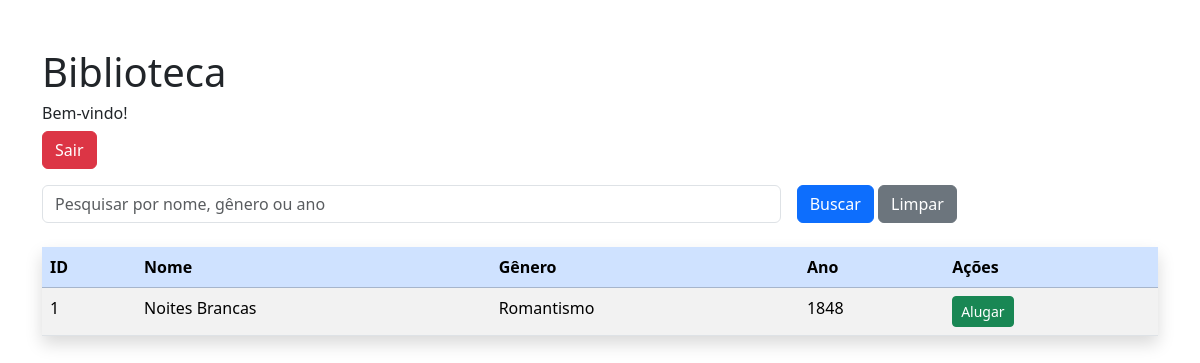
Page / (signed in) on the committed database.
### tables this page shows
CREATE TABLE livros(
                id INTEGER PRIMARY KEY AUTOINCREMENT,
                nome TEXT NOT NULL,
                genero TEXT NOT NULL,
                ano INTEGER NOT NULL
            );

### api.py (the view)
@app.route('/', methods=['GET'])
def pagina_inicial():
    if 'usuario' not in session:
        return redirect(url_for('login'))
    with sqlite3.connect(DATABASE) as conn:
        conn.row_factory = sqlite3.Row
        cursor = conn.cursor()
        livros = cursor.execute("SELECT * FROM  livros").fetchall()
        resultado = [dict(row) for row in livros]
        return render_template('index.html', resultados=resultado)

### templates/index.html (shortened to what this page needs)
<!DOCTYPE html>
<html lang="pt-br">
<head>
    <link href="https://cdn.jsdelivr.net/npm/bootstrap@5.3.8/dist/css/bootstrap.min.css"
        rel="stylesheet">
</head>
<body class="container mt-5">
    <h1>Biblioteca</h1>
    <h6>Bem-vindo!</h6>
    <div class="d-flex justify-content-between mb-3">
        <a href="{{ url_for('logout') }}" class="btn btn-danger">
            Sair
        </a>
    </div>
    <form action="{{ url_for('busca_livros') }}" method="GET" class="row g-3 mb-4">
        <div class="col-md-8">
            <input type="text"
                   name="busca"
                   class="form-control"
                   placeholder="Pesquisar por nome, gênero ou ano">
        </div>
        <div class="col-md-4">
            <button class="btn btn-primary" type="submit">
                Buscar
            </button>
            <a href="{{ url_for('pagina_inicial') }}" class="btn btn-secondary">
                Limpar
            </a>
        </div>
    </form>
    <table class="table table-striped mt-4 shadow">
        <thead class="table-primary">
            <tr>
                <th>ID</th>
                <th>Nome</th>
                <th>Gênero</th>
                <th>Ano</th>
                <th>Ações</th>
            </tr>
        </thead>
        <tbody>
            {% for item in resultados %}
            <tr>
                <td>{{ item.id }}</td>
                <td>{{ item.nome }}</td>
                <td>{{ item.genero }}</td>
                <td>{{ item.ano }}</td>
                <td>
                    {% if session['perfil'] == 'admin' %}
                        <a href="{{ url_for('pagina_editar', id=item.id) }}"
                           class="btn btn-warning btn-sm">
                            Editar
                        </a>
                        <form action="{{ url_for('deletar_livro', id=item.id) }}"
                              method="POST"
                              style="display:inline;">
                            <button class="btn btn-danger btn-sm"
                                    onclick="return confirm('Deseja remover este livro?')">
                                Remover
                            </button>
                        </form>
                    {% else %}
                        <form action="{{ url_for('emprestar_livro', id=item.id) }}"
                              method="POST"
                              style="display:inline;">
                            <button class="btn btn-success btn-sm">
                                Alugar
                            </button>
                        </form>
                    {% endif %}
                </td>
            </tr>
            {% endfor %}
        </tbody>
    </table>
</body>
</html>

### rows in the picture
livros: id "1", nome "Noites Brancas", genero "Romantismo", ano "1848"
